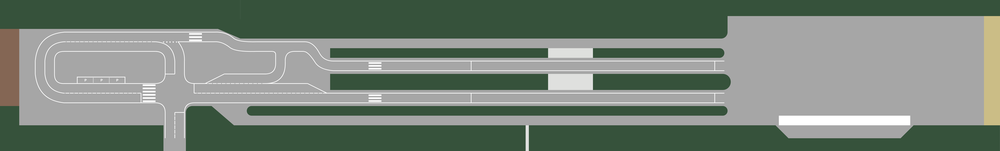
#> input picture src/nevigation/SDC 2026 - Track layout (image is 312 meter by 47 meter).png, 1000 x 151 px, shrunk from 9360 x 1410 before the run
$ python -i lane_detector.py   (imports and definitions only)
#> lines starting #> are read from the running program, lines starting #| are printed output that depends on the picture; after the words box and inside, x2 and y2 are one past the last pixel; in counts of white or black regions, pixels touching at a corner belong together
#> further down, picture is the input picture: shape (151, 1000, 3); mean B, G, R 119.1, 130.3, 118.1
from typing import Dict, Optional, Tuple

import cv2
import numpy as np


class LaneDetector:
    """
    Lightweight lane detector placeholder.

    Replace this implementation with your trained lane model later.
    """

    def __init__(self, canny_low: int = 60, canny_high: int = 150):
        self.canny_low = canny_low
        self.canny_high = canny_high

    def detect(self, frame: np.ndarray) -> Dict[str, Optional[Tuple[int, int, int, int]]]:
        h, w = frame.shape[:2]
#> h = 151; w = 1000
        gray = cv2.cvtColor(frame, cv2.COLOR_BGR2GRAY)
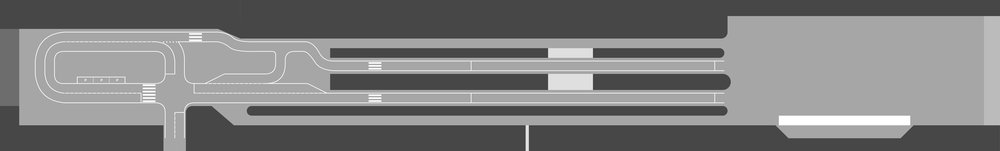
#> gray: shape (151, 1000); min 55, max 255, mean 125.4
        blur = cv2.GaussianBlur(gray, (5, 5), 0)
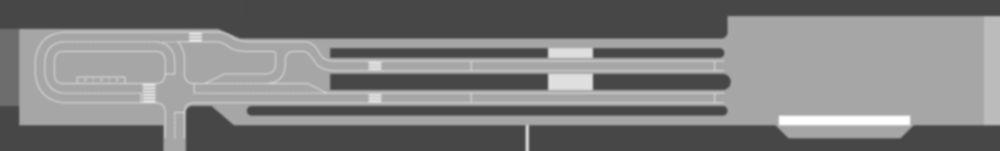
#> blur: shape (151, 1000); min 71, max 255, mean 125.4
        edges = cv2.Canny(blur, self.canny_low, self.canny_high)
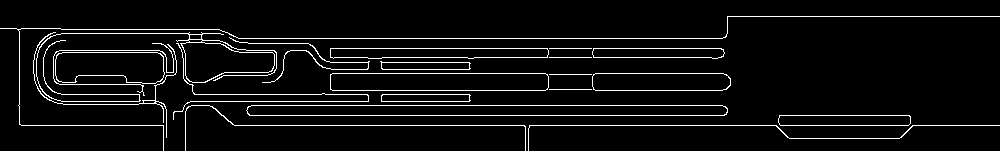
#> edges: shape (151, 1000); 5.5% white in thin lines or dots, all inside (x1, y1, x2, y2) = (0, 16, 1000, 151)

        roi = np.zeros_like(edges)
        polygon = np.array([[(0, h), (w, h), (int(0.7 * w), int(0.55 * h)), (int(0.3 * w), int(0.55 * h))]], dtype=np.int32)
        cv2.fillPoly(roi, polygon, 255)
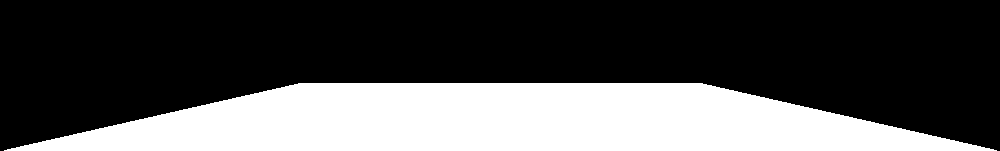
#> roi: shape (151, 1000); 31.5% white; 1 white region, box (x1, y1, x2, y2) and area: (4, 83, 997, 151) 47625
        masked = cv2.bitwise_and(edges, roi)
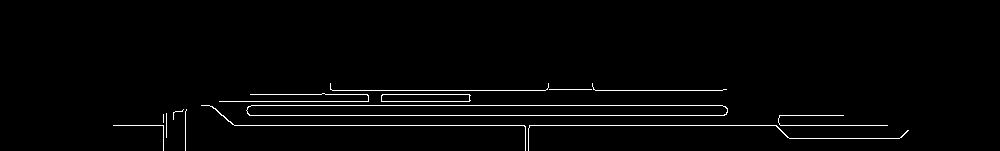
#> masked: shape (151, 1000); 2% white in thin lines or dots, all inside (x1, y1, x2, y2) = (113, 83, 909, 151)

        lines = cv2.HoughLinesP(masked, 1, np.pi / 180, threshold=50, minLineLength=40, maxLineGap=80)
#> lines = [[113, 125, 887, 125], [201, 105, 722, 105], [163, 115, 843, 115], [332, 90, 722, 90], [219, 101, 469, 101], [250, 94, 469, 94], [789, 138, 899, 138], [546, 89, 594, 89]]
        if lines is None:
            return {"left": None, "right": None, "center_offset_px": None}

        left_lines = []
        right_lines = []

        for l in lines[:, 0, :]:
            x1, y1, x2, y2 = map(int, l)
            if x2 == x1:
                continue
            slope = (y2 - y1) / float(x2 - x1)
            if abs(slope) < 0.3:
                continue
            if slope < 0:
                left_lines.append((x1, y1, x2, y2))
            else:
                right_lines.append((x1, y1, x2, y2))
#> this loop made 8 passes
#> after the loop, left_lines = []; right_lines = []

        left = self._average_line(left_lines, h)
        right = self._average_line(right_lines, h)

        center_offset_px = None
        if left and right:
            left_x_bottom = left[0]
            right_x_bottom = right[0]
            lane_center = (left_x_bottom + right_x_bottom) / 2.0
            center_offset_px = int(lane_center - (w / 2.0))

        return {"left": left, "right": right, "center_offset_px": center_offset_px}

    @staticmethod
    def _average_line(lines, h: int):
        if not lines:
            return None

        xs = []
        ys = []
        for x1, y1, x2, y2 in lines:
            xs.extend([x1, x2])
            ys.extend([y1, y2])

        m, b = np.polyfit(xs, ys, 1)
        y_bottom = h - 1
        y_top = int(0.6 * h)

        if abs(m) < 1e-6:
            return None

        x_bottom = int((y_bottom - b) / m)
        x_top = int((y_top - b) / m)
        return (x_bottom, y_bottom, x_top, y_top)

>>> import cv2
>>> picture = cv2.imread('../../nevigation/SDC 2026 - Track layout (image is 312 meter by 47 meter).png')
>>> result = LaneDetector().detect(picture)
#> result = 3 items
